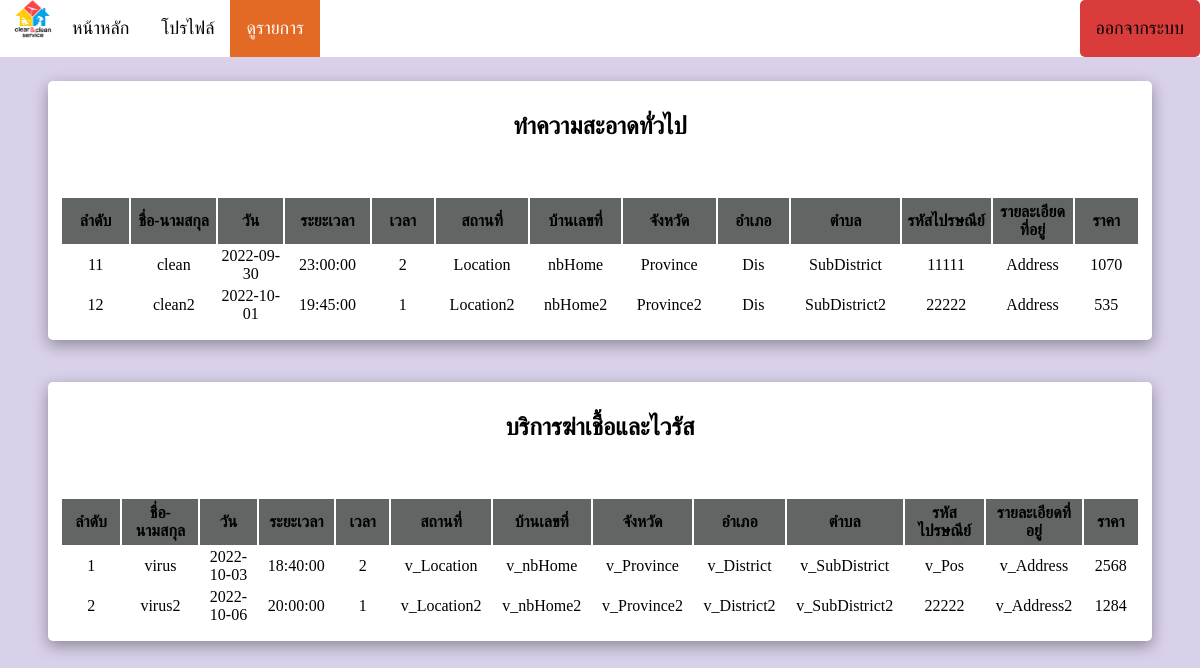
The page /History.php on the database its author committed.
### tables this page shows
CREATE TABLE `clean` (
  `c_ID` int(11) NOT NULL,
  `c_Fullname` varchar(30) NOT NULL,
  `c_Date` date NOT NULL,
  `c_Time` time NOT NULL,
  `c_Duration` int(2) NOT NULL,
  `c_Location` varchar(30) NOT NULL,
  `c_nbHome` varchar(30) NOT NULL,
  `c_Province` varchar(30) NOT NULL,
  `c_District` varchar(3) NOT NULL,
  `c_SubDistrict` varchar(30) NOT NULL,
  `c_Post` varchar(5) NOT NULL,
  `c_Address` varchar(30) NOT NULL,
  `c_Pay` varchar(20) NOT NULL,
  `c_Price` int(10) NOT NULL
);

CREATE TABLE `virus` (
  `v_ID` int(11) NOT NULL,
  `v_Fullname` varchar(30) NOT NULL,
  `v_Date` date NOT NULL,
  `v_Time` time NOT NULL,
  `v_Duration` int(2) NOT NULL,
  `v_Location` varchar(30) NOT NULL,
  `v_nbHome` varchar(30) NOT NULL,
  `v_Province` varchar(30) NOT NULL,
  `v_District` varchar(30) NOT NULL,
  `v_SubDistrict` varchar(30) NOT NULL,
  `v_Post` varchar(5) NOT NULL,
  `v_Address` varchar(30) NOT NULL,
  `v_Pay` varchar(20) NOT NULL,
  `v_Price` int(10) NOT NULL
);

### History.php (the view, shortened to what this page needs)
<?php
$objConnect = mysqli_connect("localhost","root","")or die("Can't connect to database");
mysqli_query($objConnect, "SET NAMES utf8");
$strSQL_Clean = "SELECT * FROM Clean";
$resultClean = $objConnect->query($strSQL_Clean);
$strSQL_Virus = "SELECT * FROM Virus";
$resultVirus = $objConnect->query($strSQL_Virus);
?>
<html>
    <head class="navbar">
        <link rel="stylesheet" href="css/styles-History.css">
    </head>
    <body>
        <div class="navbar">
            <img src="pic/poto.png" width="4%" style="float: left; padding-left: 8">
            <a href="index.php">หน้าหลัก</a>
            <a href="Profile.php">โปรไฟล์</a>
            <a class="active" href="History.php">ดูรายการ</a>
            <a class="buttonExit" href="logout.php" style="float: right;">ออกจากระบบ</a>
        </div>
        <div class="frame">
            <h2>ทำความสะอาดทั่วไป</h2>
            <table>
            <?php
            if ($resultClean->num_rows > 0) {
                ?>
                <tr>
                    <th>ลำดับ</th>
                    <th>ชื่อ-นามสกุล</th>
                    <th>วัน</th>
                    <th>ระยะเวลา</th>
                    <th>เวลา</th>
                    <th>สถานที่</th>
                    <th>บ้านเลขที่</th>
                    <th>จังหวัด</th>
                    <th>อำเภอ</th>
                    <th>ตำบล</th>
                    <th>รหัสไปรษณีย์</th>
                    <th>รายละเอียดที่อยู่</th>
                    <th>ราคา</th>
                </tr>
                <tr>
                <?php
                while($row = $resultClean->fetch_assoc()) {
                    ?>
                    <td><?php echo $row["c_ID"]?></td>
                    <td><?php echo $row["c_Fullname"]?></td>
                    <td><?php echo $row["c_Date"]?></td>
                    <td><?php echo $row["c_Time"]?></td>
                    <td><?php echo $row["c_Duration"]?></td>
                    <td><?php echo $row["c_Location"]?></td>
                    <td><?php echo $row["c_nbHome"]?></td>
                    <td><?php echo $row["c_Province"]?></td>
                    <td><?php echo $row["c_District"]?></td>
                    <td><?php echo $row["c_SubDistrict"]?></td>
                    <td><?php echo $row["c_Post"]?></td>
                    <td><?php echo $row["c_Address"]?></td>
                    <td><?php echo $row["c_Price"]?></td>
                    <tr><br>
                <?php
                }
            } else {
                echo "ไม่มีข้อมูลรายการ";
            }
            ?>
            </table>
        </div>
        <br>
        <div class="frame">
            <h2>บริการฆ่าเชื้อและไวรัส</h2>
            <table>
            <?php
            if ($resultVirus->num_rows > 0) {
                ?>
                <tr>
                    <th>ลำดับ</th>
                    <th>ชื่อ-นามสกุล</th>
                    <th>วัน</th>
                    <th>ระยะเวลา</th>
                    <th>เวลา</th>
                    <th>สถานที่</th>
                    <th>บ้านเลขที่</th>
                    <th>จังหวัด</th>
                    <th>อำเภอ</th>
                    <th>ตำบล</th>
                    <th>รหัสไปรษณีย์</th>
                    <th>รายละเอียดที่อยู่</th>
                    <th>ราคา</th>
                </tr>
                <tr>
                <?php
                while($row = $resultVirus->fetch_assoc()) {
                    ?>
                    <td><?php echo $row["v_ID"]?></td>
                    <td><?php echo $row["v_Fullname"]?></td>
                    <td><?php echo $row["v_Date"]?></td>
                    <td><?php echo $row["v_Time"]?></td>
                    <td><?php echo $row["v_Duration"]?></td>
                    <td><?php echo $row["v_Location"]?></td>
                    <td><?php echo $row["v_nbHome"]?></td>
                    <td><?php echo $row["v_Province"]?></td>
                    <td><?php echo $row["v_District"]?></td>
                    <td><?php echo $row["v_SubDistrict"]?></td>
                    <td><?php echo $row["v_Post"]?></td>
                    <td><?php echo $row["v_Address"]?></td>
                    <td><?php echo $row["v_Price"]?></td>
                    <tr><br>
                <?php
                }
            } else {
                echo "ไม่มีข้อมูลรายการ";
            }
            ?>
            </table>
        </div>
    </body>
</html>

### css/styles-History.css (style rules this page uses)
html, body { background-color: rgb(217, 208, 233); margin: 0; padding: 0; }
.navbar { background-color: white; overflow: hidden; }
.navbar a { float: left; color: black; text-align: center; padding: 18px 16px; text-decoration: none; font-size: 18px; }
.navbar a.active { background-color: #e26a25; color: rgb(255, 255, 255); }
.frame { background-color: white; text-align: center; width: 90%; padding: 12 12; border-radius: 5px; margin-top: 2%; margin-left: auto; margin-right: auto; box-shadow: rgba(0, 0, 0, 0.35) 0px 5px 15px; }
table, tr, td { text-align: center; margin-left: auto; margin-right: auto; }
th { width: 1%; background-color: #616664; padding: 5 5; }
.buttonExit { background-color: rgb(218, 59, 59); color: white; padding: 8 8; text-decoration: none; border-radius: 5px; }

### rows shown on the page
clean: c_ID "11", c_Fullname "clean", c_Date "2022-09-30", c_Time "23:00:00", c_Duration "2", c_Location "Location", c_nbHome "nbHome", c_Province "Province", c_District "Dis", c_SubDistrict "SubDistrict", c_Post "11111", c_Address "Address", c_Price "1070"
clean: c_ID "12", c_Fullname "clean2", c_Date "2022-10-01", c_Time "19:45:00", c_Duration "1", c_Location "Location2", c_nbHome "nbHome2", c_Province "Province2", c_District "Dis", c_SubDistrict "SubDistrict2", c_Post "22222", c_Address "Address", c_Price "535"
virus: v_ID "1", v_Fullname "virus", v_Date "2022-10-03", v_Time "18:40:00", v_Duration "2", v_Location "v_Location", v_nbHome "v_nbHome", v_Province "v_Province", v_District "v_District", v_SubDistrict "v_SubDistrict", v_Post "v_Pos", v_Address "v_Address", v_Price "2568"
virus: v_ID "2", v_Fullname "virus2", v_Date "2022-10-06", v_Time "20:00:00", v_Duration "1", v_Location "v_Location2", v_nbHome "v_nbHome2", v_Province "v_Province2", v_District "v_District2", v_SubDistrict "v_SubDistrict2", v_Post "22222", v_Address "v_Address2", v_Price "1284"
